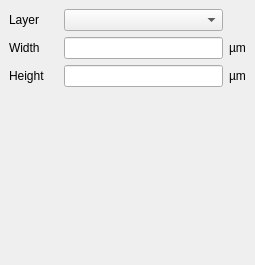
<ui version="4.0" >
 <class>ReplacePropertiesBox</class>
 <widget class="QWidget" name="ReplacePropertiesBox" >
  <property name="geometry" >
   <rect>
    <x>0</x>
    <y>0</y>
    <width>255</width>
    <height>265</height>
   </rect>
  </property>
  <property name="windowTitle" >
   <string>Form</string>
  </property>
  <layout class="QGridLayout" >
   <property name="margin" >
    <number>9</number>
   </property>
   <property name="spacing" >
    <number>6</number>
   </property>
   <item row="2" column="0" >
    <widget class="QLabel" name="label_54" >
     <property name="text" >
      <string>Height</string>
     </property>
    </widget>
   </item>
   <item row="2" column="2" >
    <widget class="QLineEdit" name="box_height" />
   </item>
   <item row="3" column="0" colspan="3" >
    <spacer>
     <property name="orientation" >
      <enum>Qt::Vertical</enum>
     </property>
     <property name="sizeHint" >
      <size>
       <width>200</width>
       <height>40</height>
      </size>
     </property>
    </spacer>
   </item>
   <item row="2" column="1" >
    <widget class="QLabel" name="label_60" >
     <property name="text" >
      <string/>
     </property>
     <property name="pixmap" >
      <pixmap resource="layResources.qrc" >:/right.png</pixmap>
     </property>
    </widget>
   </item>
   <item row="0" column="1" >
    <widget class="QLabel" name="label_58" >
     <property name="text" >
      <string/>
     </property>
     <property name="pixmap" >
      <pixmap resource="layResources.qrc" >:/right.png</pixmap>
     </property>
    </widget>
   </item>
   <item row="1" column="2" >
    <widget class="QLineEdit" name="box_width" />
   </item>
   <item row="1" column="0" >
    <widget class="QLabel" name="label_55" >
     <property name="text" >
      <string>Width</string>
     </property>
    </widget>
   </item>
   <item row="1" column="1" >
    <widget class="QLabel" name="label_59" >
     <property name="text" >
      <string/>
     </property>
     <property name="pixmap" >
      <pixmap resource="layResources.qrc" >:/right.png</pixmap>
     </property>
    </widget>
   </item>
   <item row="0" column="0" >
    <widget class="QLabel" name="label_53" >
     <property name="text" >
      <string>Layer</string>
     </property>
    </widget>
   </item>
   <item row="1" column="3" >
    <widget class="QLabel" name="label" >
     <property name="text" >
      <string>µm</string>
     </property>
    </widget>
   </item>
   <item row="2" column="3" >
    <widget class="QLabel" name="label_2" >
     <property name="text" >
      <string>µm</string>
     </property>
    </widget>
   </item>
   <item row="0" column="2" >
    <widget class="lay::LayerSelectionComboBox" name="box_layer" />
   </item>
  </layout>
 </widget>
 <customwidgets>
  <customwidget>
   <class>lay::LayerSelectionComboBox</class>
   <extends>QComboBox</extends>
   <header>layWidgets.h</header>
  </customwidget>
 </customwidgets>
 <resources/>
 <connections/>
</ui>
